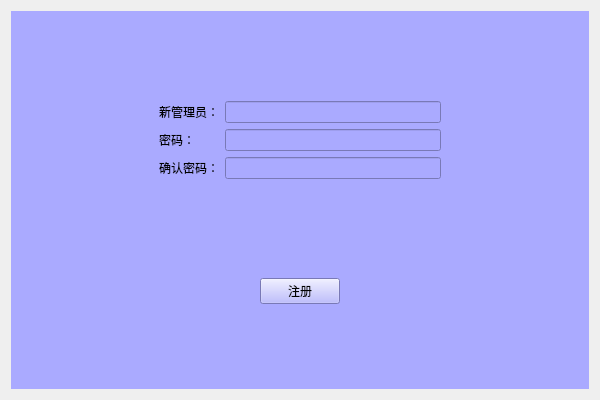
<?xml version="1.0" encoding="UTF-8"?>
<ui version="4.0">
 <class>RegistWidget</class>
 <widget class="QWidget" name="RegistWidget">
  <property name="geometry">
   <rect>
    <x>0</x>
    <y>0</y>
    <width>600</width>
    <height>400</height>
   </rect>
  </property>
  <property name="windowTitle">
   <string>Form</string>
  </property>
  <layout class="QVBoxLayout" name="verticalLayout">
   <item>
    <widget class="QWidget" name="widget_4" native="true">
     <property name="styleSheet">
      <string notr="true">background-color: rgb(170, 170, 255);</string>
     </property>
     <layout class="QVBoxLayout" name="verticalLayout_2">
      <item>
       <widget class="QWidget" name="widget_3" native="true">
        <layout class="QHBoxLayout" name="horizontalLayout_2">
         <item>
          <spacer name="horizontalSpacer">
           <property name="orientation">
            <enum>Qt::Horizontal</enum>
           </property>
           <property name="sizeHint" stdset="0">
            <size>
             <width>40</width>
             <height>20</height>
            </size>
           </property>
          </spacer>
         </item>
         <item>
          <widget class="QWidget" name="widget_2" native="true">
           <property name="minimumSize">
            <size>
             <width>300</width>
             <height>0</height>
            </size>
           </property>
           <layout class="QFormLayout" name="formLayout">
            <property name="formAlignment">
             <set>Qt::AlignBottom|Qt::AlignLeading|Qt::AlignLeft</set>
            </property>
            <item row="0" column="0">
             <widget class="QLabel" name="label_admi">
              <property name="minimumSize">
               <size>
                <width>50</width>
                <height>0</height>
               </size>
              </property>
              <property name="text">
               <string>新管理员：</string>
              </property>
             </widget>
            </item>
            <item row="0" column="1">
             <widget class="QLineEdit" name="lineEdit_admi"/>
            </item>
            <item row="1" column="0">
             <widget class="QLabel" name="label_pass">
              <property name="minimumSize">
               <size>
                <width>50</width>
                <height>0</height>
               </size>
              </property>
              <property name="text">
               <string>密码：</string>
              </property>
             </widget>
            </item>
            <item row="1" column="1">
             <widget class="QLineEdit" name="lineEdit_pass"/>
            </item>
            <item row="2" column="0">
             <widget class="QLabel" name="label_confirm">
              <property name="text">
               <string>确认密码：</string>
              </property>
             </widget>
            </item>
            <item row="2" column="1">
             <widget class="QLineEdit" name="lineEdit_confirm"/>
            </item>
           </layout>
          </widget>
         </item>
         <item>
          <spacer name="horizontalSpacer_2">
           <property name="orientation">
            <enum>Qt::Horizontal</enum>
           </property>
           <property name="sizeHint" stdset="0">
            <size>
             <width>40</width>
             <height>20</height>
            </size>
           </property>
          </spacer>
         </item>
        </layout>
       </widget>
      </item>
      <item>
       <widget class="QWidget" name="widget" native="true">
        <layout class="QHBoxLayout" name="horizontalLayout">
         <item>
          <spacer name="horizontalSpacer_3">
           <property name="orientation">
            <enum>Qt::Horizontal</enum>
           </property>
           <property name="sizeHint" stdset="0">
            <size>
             <width>40</width>
             <height>20</height>
            </size>
           </property>
          </spacer>
         </item>
         <item>
          <widget class="QPushButton" name="pushButton_regist">
           <property name="text">
            <string>注册</string>
           </property>
          </widget>
         </item>
         <item>
          <spacer name="horizontalSpacer_4">
           <property name="orientation">
            <enum>Qt::Horizontal</enum>
           </property>
           <property name="sizeHint" stdset="0">
            <size>
             <width>40</width>
             <height>20</height>
            </size>
           </property>
          </spacer>
         </item>
        </layout>
       </widget>
      </item>
     </layout>
    </widget>
   </item>
  </layout>
 </widget>
 <resources/>
 <connections/>
</ui>
